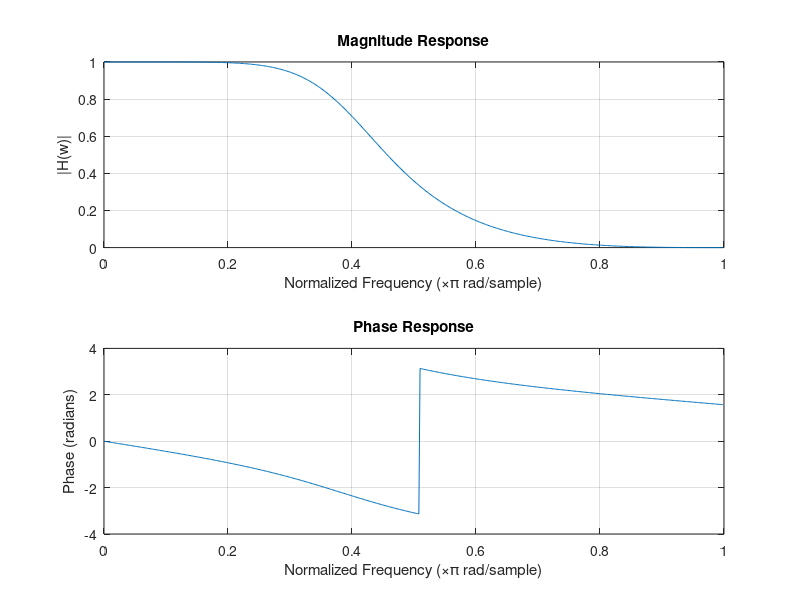

Write the MATLAB code that produced this figure.
clc; clear; close all;

% Define a simple low-pass digital filter (Butterworth)
[b, a] = butter(3, 0.4);  % 3rd order, cutoff at 0.4*pi rad/sample

% Frequency response
[H, w] = freqz(b, a, 512);  % 512 frequency points

% Plot magnitude and phase
subplot(2,1,1);
plot(w/pi, abs(H));
title('Magnitude Response');
xlabel('Normalized Frequency (\times\pi rad/sample)');
ylabel('|H(w)|'); grid on;

subplot(2,1,2);
plot(w/pi, angle(H));
title('Phase Response');
xlabel('Normalized Frequency (\times\pi rad/sample)');
ylabel('Phase (radians)'); grid on;
